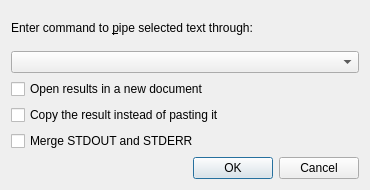
<?xml version="1.0" encoding="UTF-8"?>
<ui version="4.0">
 <class>KeyboardMacroWidget</class>
 <widget class="QDialog" name="KeyboardMacroWidget">
  <property name="geometry">
   <rect>
    <x>0</x>
    <y>0</y>
    <width>370</width>
    <height>190</height>
   </rect>
  </property>
  <property name="windowTitle">
   <string>Dialog</string>
  </property>
  <layout class="QVBoxLayout" name="verticalLayout">
   <item>
    <widget class="QLabel" name="lblFilter">
     <property name="sizePolicy">
      <sizepolicy hsizetype="Minimum" vsizetype="Preferred">
       <horstretch>0</horstretch>
       <verstretch>0</verstretch>
      </sizepolicy>
     </property>
     <property name="text">
      <string>Enter command to &amp;pipe selected text through:</string>
     </property>
     <property name="buddy">
      <cstring>filterBox</cstring>
     </property>
    </widget>
   </item>
   <item>
    <widget class="KHistoryComboBox" name="filterBox"/>
   </item>
   <item>
    <widget class="QCheckBox" name="newDoc">
     <property name="text">
      <string>Open results in a new document</string>
     </property>
    </widget>
   </item>
   <item>
    <widget class="QCheckBox" name="copyResult">
     <property name="toolTip">
      <string>Copy the result to clipboard leaving a document unchanged.</string>
     </property>
     <property name="text">
      <string>Copy the result instead of pasting it</string>
     </property>
    </widget>
   </item>
   <item>
    <widget class="QCheckBox" name="mergeOutput">
     <property name="toolTip">
      <string>If checked, an output from STDOUT and STDERR will be merged and no errors will be reported.
Otherwise, STDERR will be displayed as a passive message.</string>
     </property>
     <property name="text">
      <string>Merge STDOUT and STDERR</string>
     </property>
    </widget>
   </item>
   <item>
    <widget class="QDialogButtonBox" name="buttonBox">
     <property name="standardButtons">
      <set>QDialogButtonBox::Cancel|QDialogButtonBox::Ok</set>
     </property>
    </widget>
   </item>
  </layout>
 </widget>
 <customwidgets>
  <customwidget>
   <class>KComboBox</class>
   <extends>QComboBox</extends>
   <header>kcombobox.h</header>
  </customwidget>
  <customwidget>
   <class>KHistoryComboBox</class>
   <extends>KComboBox</extends>
   <header>khistorycombobox.h</header>
  </customwidget>
 </customwidgets>
 <resources/>
 <connections>
  <connection>
   <sender>buttonBox</sender>
   <signal>accepted()</signal>
   <receiver>KeyboardMacroWidget</receiver>
   <slot>accept()</slot>
   <hints>
    <hint type="sourcelabel">
     <x>177</x>
     <y>136</y>
    </hint>
    <hint type="destinationlabel">
     <x>182</x>
     <y>118</y>
    </hint>
   </hints>
  </connection>
  <connection>
   <sender>buttonBox</sender>
   <signal>rejected()</signal>
   <receiver>KeyboardMacroWidget</receiver>
   <slot>reject()</slot>
   <hints>
    <hint type="sourcelabel">
     <x>326</x>
     <y>141</y>
    </hint>
    <hint type="destinationlabel">
     <x>358</x>
     <y>117</y>
    </hint>
   </hints>
  </connection>
 </connections>
</ui>
